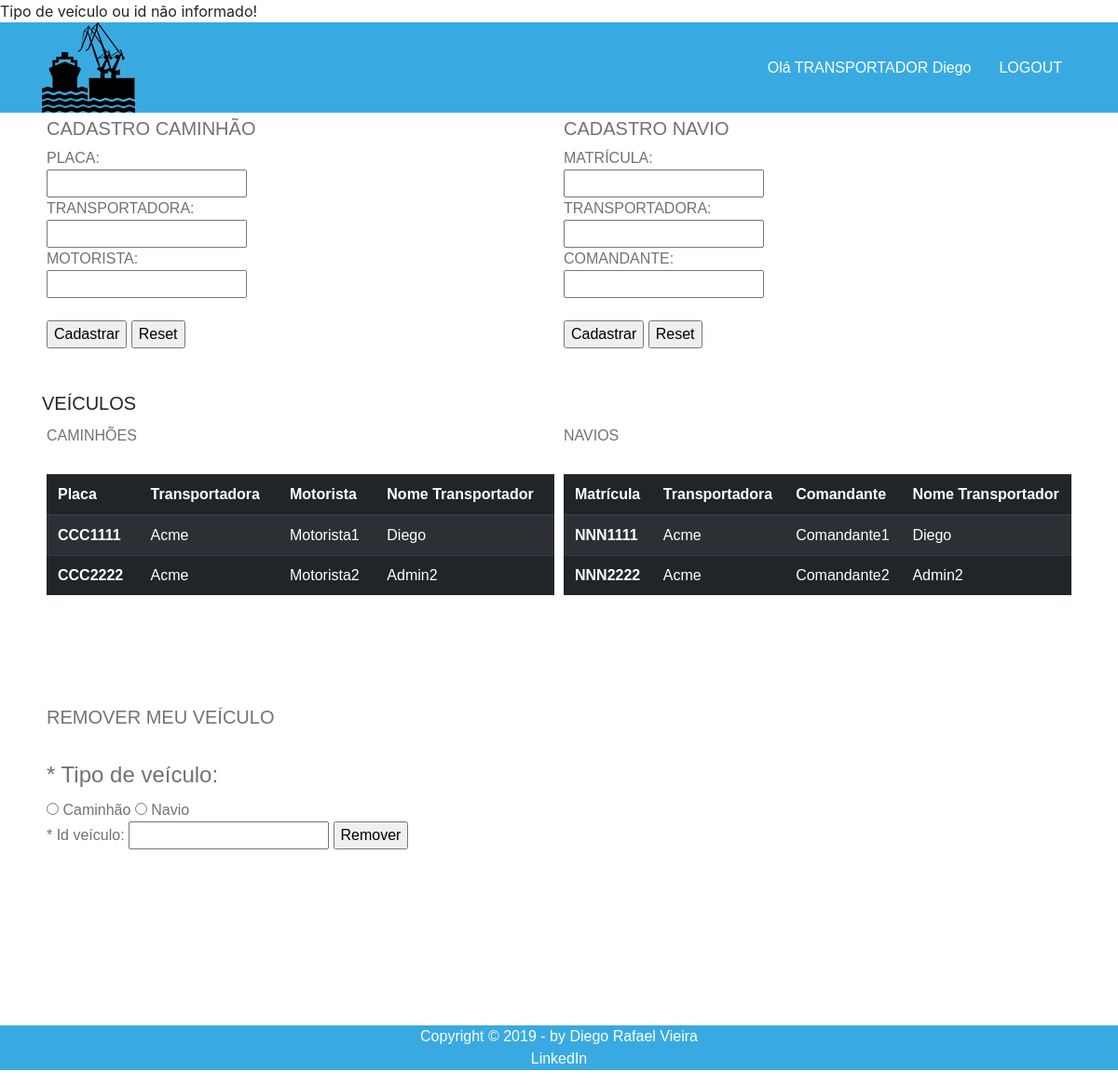
The page /Porto/telaTransportador.php (signed in) on the database its author committed.
### tables this page shows
CREATE TABLE `caminhao` (
  `idCaminhao` varchar(7) NOT NULL,
  `transportadora` varchar(20) NOT NULL,
  `motorista` varchar(20) NOT NULL,
  `dtChegada` datetime DEFAULT NULL,
  `idTransportador` int(11) NOT NULL
);

CREATE TABLE `transportador` (
  `idTransportador` int(11) NOT NULL,
  `nome` varchar(20) NOT NULL,
  `senha` varchar(32) NOT NULL
);

CREATE TABLE `navio` (
  `idNavio` varchar(7) NOT NULL,
  `transportadora` varchar(20) NOT NULL,
  `comandante` varchar(20) NOT NULL,
  `dtChegada` datetime DEFAULT NULL,
  `idTransportador` int(11) NOT NULL
);

### Porto/telaTransportador.php (the view, shortened to what this page needs)
<?php
require_once 'config.php';
?>
<!DOCTYPE html>
<html lang="pt">
<head>
    <link rel="stylesheet" href="https://stackpath.bootstrapcdn.com/bootstrap/4.3.1/css/bootstrap.min.css">
    <link rel="stylesheet" href="assets/css/estilos.css">
    <link rel="stylesheet" href="https://stackpath.bootstrapcdn.com/bootstrap/4.1.1/css/bootstrap.min.css">
    <link rel="stylesheet" href="https://maxcdn.bootstrapcdn.com/bootstrap/4.0.0-alpha.6/css/bootstrap.min.css">
</head>
<body>
    <header>
        <div class="container">
            <div class="logo">
                <a href=""><img src="assets/imagens/logoPorto.png" /></a>
            </div>
            <div class="menu">
                <nav>
                    <ul>
                       <li id="nome"><?php echo "Olá TRANSPORTADOR ".$_SESSION['nome']?></li>
                       <li><a href="logout.php">LOGOUT</a></li>
                    </ul>
                </nav>
            </div>
        </div>
    </header>
    <section id="cadastro">
        <div class="container column">
            <div class="cadastro_options">
                <div class="cadastroCaminhao">
                    <h5>CADASTRO CAMINHÃO</h5>
                   <form action="telaTransportador.php" method="POST">
                       PLACA:<br/>
                        <input type="text" name="idCaminhao" minlength="7" maxlength="7"><br/>
                        TRANSPORTADORA:<br/>
                        <input type="text" name="transportadoraCaminhao"><br/>
                        MOTORISTA:<br/>
                        <input type="text" name="motorista"><br/><br/>
                        <input type="submit" value="Cadastrar">
                        <input type="reset">
                    </form>
                </div>
                <div class="cadastroNavio">
                    <h5>CADASTRO NAVIO</h5>
                    <form action="telaTransportador.php" method="POST">
                        MATRÍCULA:<br/>
                        <input type="text" name="idNavio" minlength="7" maxlength="7"><br/>
                        TRANSPORTADORA:<br/>
                        <input type="text" name="transportadoraNavio"><br/>
                        COMANDANTE:<br/>
                        <input type="text" name="comandante"><br/><br/>
                        <input type="submit" value="Cadastrar">
                        <input type="reset">
                    </form>
                </div>
            </div>
        </div>
    </section>
    <section id="listasTranportador">
        <div class="container column">
        <h5>VEÍCULOS</h5>
            <div class="cadastro_options">
                <div class="cadastroCaminhao">
                    <h6>CAMINHÕES</h6><br/>
                    <div id="Layer1" style="position:relative;  width:100%; height:85%; z-index:1; overflow: auto">
                        <table class='table table-striped table-dark'>
                            <thead>
                            <tr>
                                <th scope='col'>Placa</th>
                                <th scope='col'>Transportadora</th>
                                <th scope='col'>Motorista</th>
                                <th scope='col'>Nome Transportador</th>
                            </tr>
                            </thead>
                            <tbody>
                            <?php
                            $consultaC = $db->query("SELECT c.*, t.nome FROM caminhao as c LEFT JOIN transportador as t ON c.idTransportador = t.idTransportador");
                            $linhas = $consultaC->fetchAll(PDO::FETCH_ASSOC);
                            foreach ($linhas as $i => $result) {
                                echo "
                                    <tr>
                                        <th scope='row'>".$result['idCaminhao']."</th>
                                            <td>".$result['transportadora']."</td>
                                            <td>".$result['motorista']."</td>
                                            <td>".$result['nome']."</td>
                                    </tr>
                                ";
                            }
                            ?>
                            </tbody>
                        </table>
                     </div>
                </div>
                <div class="cadastroNavio">
                    <h6>NAVIOS</h6><br/>
                    <div id="Layer1" style="position:relative;  width:100%; height:85%; z-index:1; overflow: auto">
                        <table class='table table-striped table-dark'>
                            <thead>
                            <tr>
                                <th scope='col'>Matrícula</th>
                                <th scope='col'>Transportadora</th>
                                <th scope='col'>Comandante</th>
                                <th scope='col'>Nome Transportador</th>
                            </tr>
                            </thead>
                            <tbody>
                            <?php
                            $consultaC = $db->query("SELECT n.*, t.nome FROM navio as n LEFT JOIN transportador as t ON n.idTransportador = t.idTransportador");
                            $linhas = $consultaC->fetchAll(PDO::FETCH_ASSOC);
                            foreach ($linhas as $i => $result) {
                                echo "
                                    <tr>
                                        <th scope='row'>".$result['idNavio']."</th>
                                            <td>".$result['transportadora']."</td>
                                            <td>".$result['comandante']."</td>
                                            <td>".$result['nome']."</td>
                                    </tr>
                                ";
                            }
                            ?>
                            </tbody>
                        </table>
                    </div>
                </div>
            </div>
        </div>
    </section>
    <section id="remover">
        <div class="container column">
            <div class="cadastro_options">
                <div class="removerVeiculos">
                    <h5>REMOVER MEU VEÍCULO</h5><br/>
                    <form action="telaTransportador.php" method="POST">
                    <fieldset for="opRemover"><legend for="opRemover">* Tipo de veículo:</legend>
                    <input type="radio" name="tipoVeiculo" value="Cam"> Caminhão
                    <input type="radio" name="tipoVeiculo" value="Nav"> Navio <br/>
                    <label for="id">* Id veículo:</label>
                    <input type="text" name="id" for="id" minlength="7" maxlength="7">
                    <input type="submit" value="Remover">
                    </fieldset>
                    </form>
                </div>
            </div>
        </div>
    </section>
<br/><br/>
<footer id="rodape">
  <p>Copyright &copy; 2019 - by Diego Rafael Vieira <br/>
      <a href="https://www.linkedin.com/in/diegorafaelvieira/" target="_blank"> LinkedIn</a>
  </p>
</footer>
</body>
</html>

### Porto/assets/css/estilos.css (style rules this page uses)
* { font-family: Arial, Helvetica, sans-serif; }
body { margin: 0; padding: 0; }
header { display: flex; justify-content: center; background-color: #39aae1; }
section { display: flex; justify-content: center; }
footer { display: flex; justify-content: center; background-color: #39aae1; color: white; text-align: center; }
footer a { color: white; }
nav ul, nav li { list-style: none; margin: 0; padding: 0; }
nav ul { display: flex; }
nav a { display: block; padding: 15px; text-decoration: none; text-transform: uppercase; color: white; }
.container { display: flex; justify-content: space-between; width: 990px; }
.logo { display: center; }
.menu { display: flex; align-items: center; }
#cadastro { display: flex; justify-content: center; background-position: center; background-size: cover; height: auto; }
#remover { display: flex; justify-content: center; background-position: center; background-size: cover; height: auto; }
#nome { display: block; padding: 15px; text-decoration: none; color: white; }
.column { flex-direction: column; }
.cadastro_options, .carregar_options { height: 300px; display: flex; }
.cadastroCaminhao, .cadastroNavio, .todosVeiculos, .meusVeiculos, .removerVeiculos, .carregarNavio, .carregarCaminhao, .descarregarNavio, .descarregarCaminhao, .filaNavios, .filaCaminhoes, .filaCarregamentosNavio, .filaCarregamentosCaminhao, .filaContainers { flex: 1; padding: 5px; color: #727272; }

### rows shown on the page
caminhao: idCaminhao "CCC1111", transportadora "Acme", motorista "Motorista1", idTransportador.nome "Diego"
caminhao: idCaminhao "CCC2222", transportadora "Acme", motorista "Motorista2", idTransportador.nome "Admin2"
navio: idNavio "NNN1111", transportadora "Acme", comandante "Comandante1", idTransportador.nome "Diego"
navio: idNavio "NNN2222", transportadora "Acme", comandante "Comandante2", idTransportador.nome "Admin2"

### other values the page prints
$_SESSION['nome'] "Diego"
